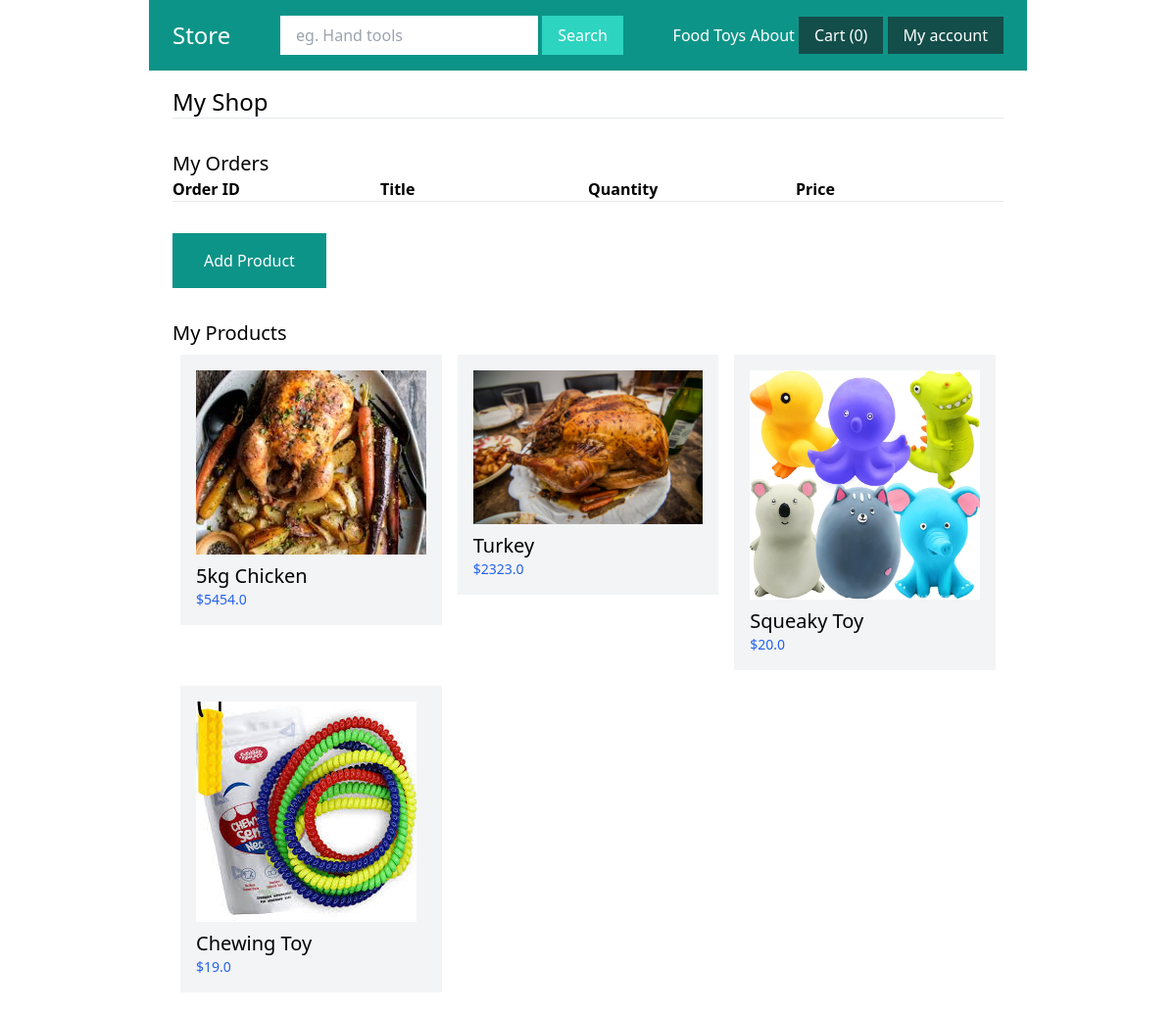
The page /my-shop/ (signed in) on the database as committed earlier.
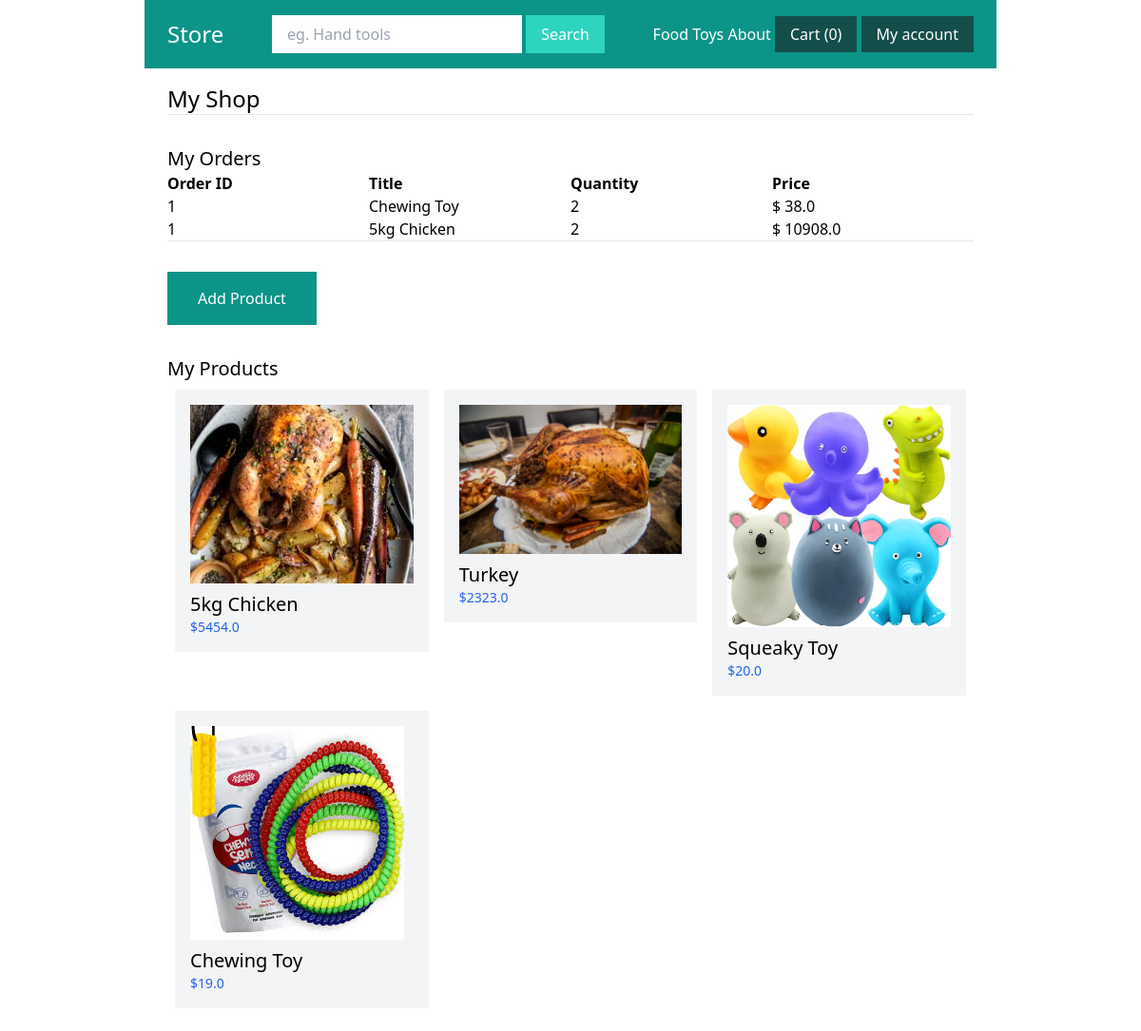
The same page on the database as committed later.
### shop/models.py (models this page shows, shortened)
class Category(models.Model):
    title=models.CharField(max_length=50)
    slug=models.SlugField(max_length=50)
    class Meta:
        verbose_name_plural = "Categories"

class Product(models.Model):
    DRAFT = 'draft'
    WAITING_APPROVAL = 'waitingapproval'
    ACTIVE = 'active'
    DELETED = 'deleted'
    STATUS_CHOICES = (
        (DRAFT, 'Draft'),
        (WAITING_APPROVAL, 'Waiting approval'),
        (ACTIVE, 'Active'),
        (DELETED, 'Deleted'),
    )
    user = models.ForeignKey(User, related_name='products', on_delete=models.CASCADE)
    category = models.ForeignKey(Category, related_name='products', on_delete=models.CASCADE)
    title = models.CharField(max_length=50)
    slug = models.SlugField(max_length=50)
    description = models.TextField(blank=True)
    price = models.IntegerField()
    image = models.ImageField(upload_to='uploads/product_images', blank=True, null=True)
    thumbnail = models.ImageField(upload_to='uploads/product_images/thumbnail', blank=True, null=True)
    created_at = models.DateTimeField(auto_now_add=True)
    updated_at = models.DateTimeField(auto_now=True)
    status = models.CharField(max_length=50, choices=STATUS_CHOICES, default=ACTIVE)
    class Meta:
        ordering =('-created_at',)
    def get_display_price(self):
        return self.price / 100

class OrderItem(models.Model):
    order = models.ForeignKey(Order, related_name='items', on_delete=models.CASCADE)
    product = models.ForeignKey(Product, related_name='items', on_delete=models.CASCADE)
    price = models.IntegerField()
    quantity=models.IntegerField(default=1)
    def get_total_price(self):
        return self.price / 100

class Order(models.Model):
    first_name = models.CharField(max_length=255)
    last_name = models.CharField(max_length=255)
    address = models.CharField(max_length=255)
    zipcode = models.CharField(max_length=255)
    city = models.CharField(max_length=255)
    total_cost = models.IntegerField(blank=True, null=True)
    is_paid = models.BooleanField(default=False)
    merchant_id= models.CharField(max_length=255)
    created_by = models.ForeignKey(User, related_name='orders', on_delete=models.SET_NULL, null=True)
    created_at = models.DateTimeField(auto_now_add=True)

### userprofile/views.py (the view)
# urls.py: path('my-shop/', views.my_shop, name='my_shop'),
@login_required
def my_shop(request):
    products = request.user.products.exclude(status=Product.DELETED)
    order_items = OrderItem.objects.filter(product__user=request.user)
    return render(request, 'userprofile/my_shop.html', {
        'products':products,
        'order_items':order_items
    })

### shop/cart.py (called while the page is built)
    def __len__(self):
        return sum(item['quantity'] for item in self.cart.values())

### shop/context_processors.py (called while the page is built)
def cart(request):
    return {'cart': Cart(request)}

### shop/templatetags/menu.py (called while the page is built)
@register.inclusion_tag('core/menu.html')
def menu():
    categories=Category.objects.all()
    return {'categories':categories}

### userprofile/templates/userprofile/my_shop.html (shortened to what this page needs)
{% extends 'core/base.html' %}
{% block content %}
    <h1 class="text-2xl">My Shop</h1>
    <hr>
    <h2 class="mt-8 text-xl">My Orders</h2>
    <div class="flex flex-wrap">
        <div class="w-1/4">
            <strong>Order ID</strong>
        </div>
        <div class="w-1/4">
            <strong>Title</strong>
        </div>
        <div class="w-1/4">
            <strong>Quantity</strong>
        </div>
        <div class="w-1/4">
            <strong>Price</strong>
        </div>
    </div>
    {% for order_item in order_items %}
    <div class="flex flex-wrap">
        <div class="w-1/4">
            <a href="{% url 'my_shop_order_detail' pk=order_item.order.id %}">{{ order_item.order.id }}</a>
        </div>
        <div class="w-1/4">
            {{ order_item.product.title }}
        </div>
        <div class="w-1/4">
            {{ order_item.quantity }}
        </div>
        <div class="w-1/4">
            $ {{ order_item.get_total_price }}
        </div>
    </div>
    {% endfor %}
    <hr>
    <a href="{% url 'add_product' %}" class="mt-8 inline-block py-4 px-8 bg-teal-600 text-white">Add Product</a>
    <h2 class="mt-8 text-xl">My Products</h2>
    {% if products %}
        <div class="flex flex-wrap space-x">
        {% for product in products %}
            <div class="product w-1/3 p-2">
                <div class="p-4 bg-gray-100">
                    <a href="{% url 'edit_product' product.id %}">
                        {% if product.image %}
                            <div class="image mb-2">
                                <img src ="{{ product.image.url }}" alt="Image of {{ product.title }}">
                            </div>
                        {% endif %}
                        <h2 class="text-xl">{{ product.title }}</h2>
                        <p class="text-sm text-blue-600">${{ product.get_display_price }}</p>
                    </a>
                </div>
            </div>
        {% endfor %}
        </div>
    {% else %}
        <p class="py-4 px-8 bg-gray-200">You don't have any product yet... </p>
    {% endif %}
{% endblock %}

### core/templates/core/base.html (shortened to what this page needs)
{% load menu %}
<!DOCTYPE html>
<html lang="en">
    <head>
        <script src="https://cdn.tailwindcss.com/"></script>
    </head>
    <body>
        <nav class="max-w-4xl mx-auto py-4 px-6 flex items-center justify-between bg-teal-600">
            <div class="logo">
                <a href="/" class="text-2xl text-white">Store</a>
            </div>
            <div class="search">
                <form method="get" action="/search">
                    <input type="search" name="query" placeholder="eg. Hand tools" class="py-2 px-4">
                    <button  class="py-2 px-4 bg-teal-400 text-white hover:bg-teal-700">Search</button>
                </form>
            </div>
            <div class="menu">
                {% menu %}
                <a href="{% url 'cart_view' %}" class="py-2 px-4 bg-teal-900 text-white hover:bg-teal-700">Cart ({{ cart|length }})</a>
                {% if request.user.is_authenticated %}
                    <a href="{% url 'myaccount' %}" class="py-2 px-4 bg-teal-900 text-white hover:bg-teal-700">My account</a>
                {% endif %}
            </div>
        </nav>
        <div class="max-w-4xl mx-auto py-4 px-6">
            {% block content %}
            {% endblock %}
        </div>
    </body>
</html>

### core/templates/core/menu.html
{% for category in categories %}
    <a href="{% url 'category_detail' category.slug %}" class="text-white">{{ category.title }}</a>
{% endfor %}
<a href="{% url 'about' %}" class="text-white">About</a>

Rows that differ between the two databases and show on the page:
added OrderItem: order.id "1", product "Chewing Toy", quantity "2", get_total_price "38.0"
added OrderItem: order.id "1", product "5kg Chicken", quantity "2", get_total_price "10908.0"
